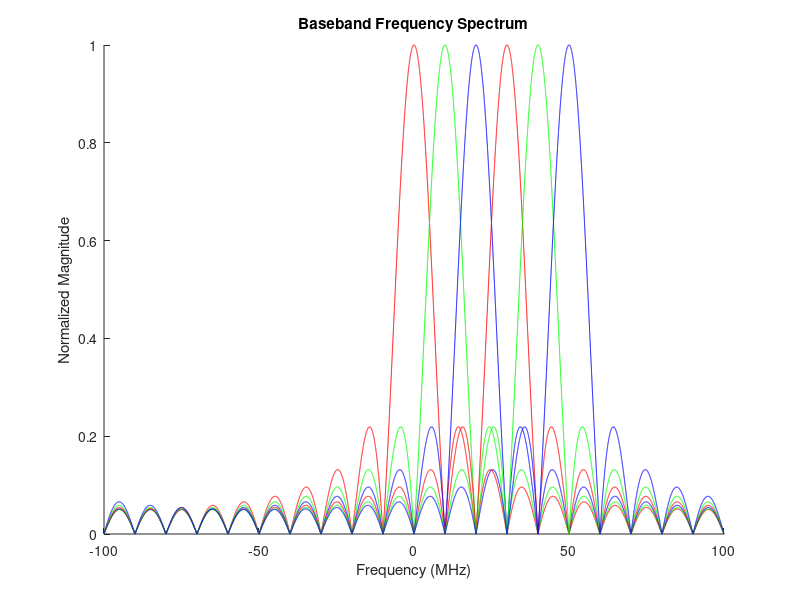

MATLAB code to generate this figure:
clc; clear; close all;

sim_time = 1e-4;
T = 1e-7;
N_sc = 6;
fs = 2e8;

t = 0:1/fs:sim_time;
t_symbol = 0:1/fs:T;
N = length(t);
cw_waveform = zeros(N_sc, N);
N_fft = N;

for k = 0:N_sc-1
    cw_waveform(k+1,1:length(t_symbol)) = exp(1j*2*pi*k*t_symbol/T);
    cw_waveform(k+1,length(t_symbol):length(t)) = 0;
end

CW_FFT = zeros(N_sc, N_fft);

for k=1:N_sc
    CW_FFT(k,:) = abs(fftshift(fft(cw_waveform(k,:).', N_fft)));
    CW_FFT(k,:) = CW_FFT(k,:)/max(CW_FFT(k,:));
end

fs_range = (-fs/2:fs/N_fft:fs/2-1)/1e6;
figure('Renderer', 'painters', 'Position', [10 10 900 600])
hold on
plot(fs_range, CW_FFT(1,:), 'r');
plot(fs_range, CW_FFT(2,:), 'g');
plot(fs_range, CW_FFT(3,:), 'b');
plot(fs_range, CW_FFT(4,:), 'r');
plot(fs_range, CW_FFT(5,:), 'g');
plot(fs_range, CW_FFT(6,:), 'b');
xlabel('Frequency (MHz)'); ylabel('Normalized Magnitude');
title('Baseband Frequency Spectrum');
hold off



